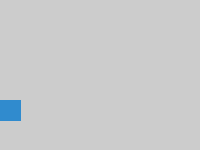
Frame 1 (no input)
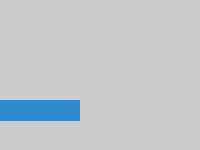
Frame 60 (the mouse pressed at the canvas centre just before this capture)
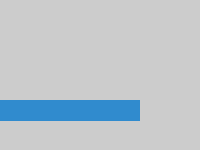
Frame 120 (the mouse held since frame 60 and released just before this capture)

The Processing sketch that drew these frames (run headless with seeded random() and noise(); from frame 60 on, the mouse is pressed at the canvas centre):

// Processing sketch: processing_184318
// ── processing_184318.pde

//declare variables
int x=0;
void setup ()
 { // executed only once
size(200,150);
frameRate(70);}

color blue=#308BCE;
void draw ()
{fill(blue);
stroke (blue);
  //executed every frame
  rect(x,100,20,20);
x=x+1;
x=x%200;
println (x);}
